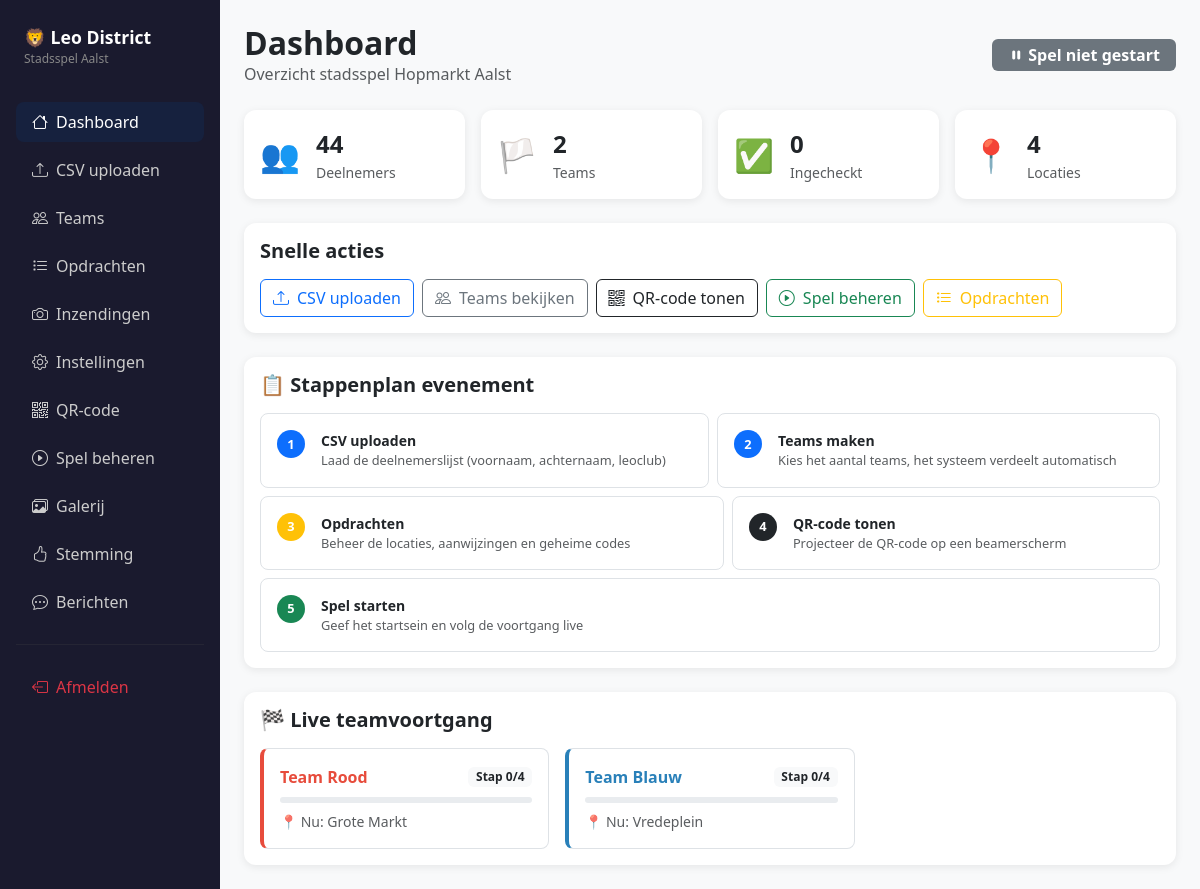
The page /admin (signed in) on the database as committed earlier.
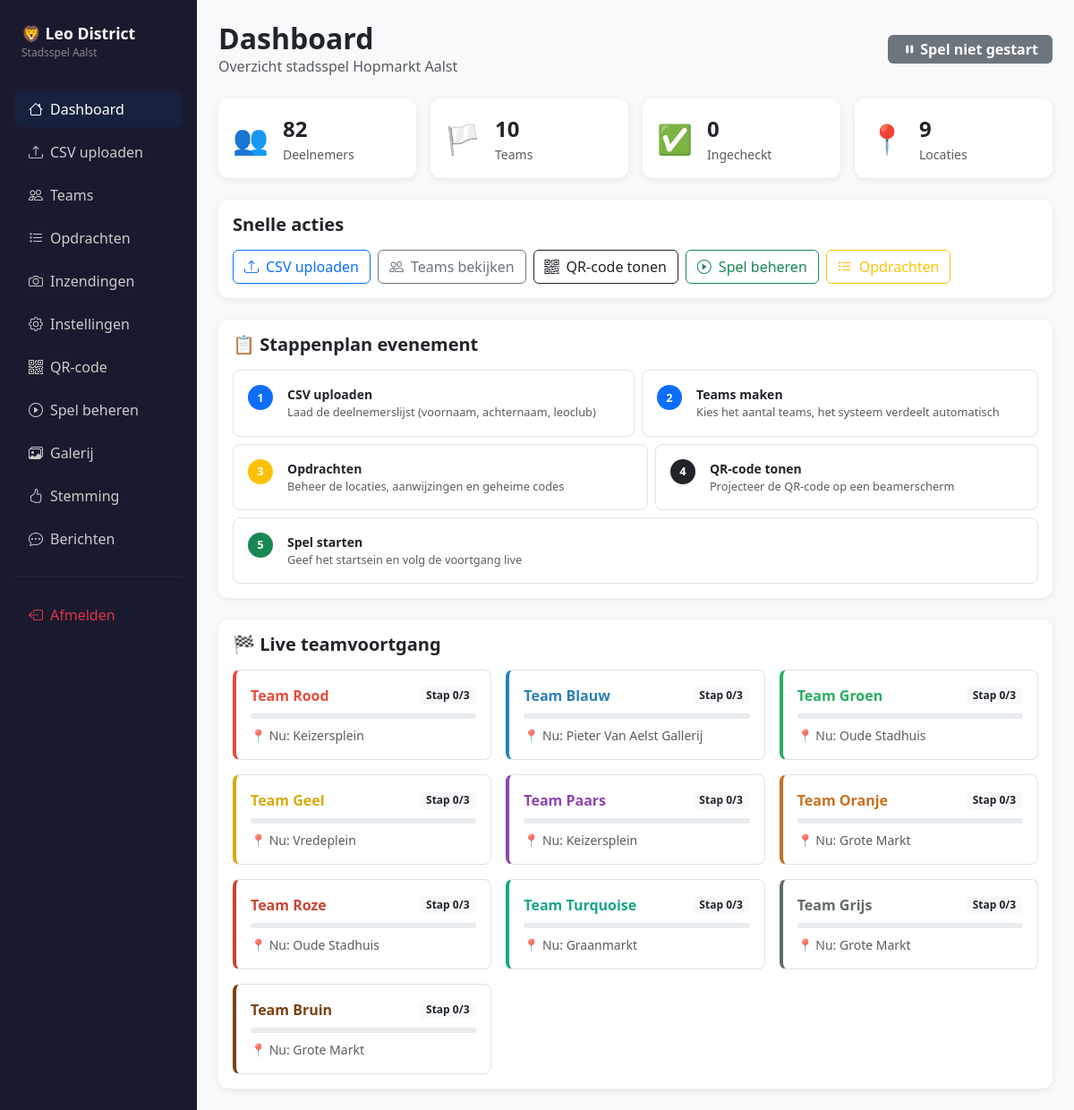
The same page on the database as committed later.
### app.py (models this page shows, shortened)
class Team(db.Model):
    id = db.Column(db.Integer, primary_key=True)
    name = db.Column(db.String(50), nullable=False)
    color = db.Column(db.String(20), nullable=False)
    bg_color = db.Column(db.String(20), nullable=False)
    label = db.Column(db.String(20), nullable=False)
    current_step = db.Column(db.Integer, default=0)
    route_json = db.Column(db.String(200), nullable=False, default="[]")
    finished = db.Column(db.Boolean, default=False)
    finished_at = db.Column(db.DateTime, nullable=True)
    members = db.relationship("Participant", backref="team", lazy=True)
    messages = db.relationship("Message", backref="team", lazy=True,
                               order_by="Message.sent_at")
    photo_submissions = db.relationship("PhotoSubmission", backref="team", lazy=True)
    @property
    def route(self):
        return json.loads(self.route_json)
    @property
    def total_steps(self):
        return len(self.route)
    @property
    def current_location(self):
        r = self.route
        if self.current_step < len(r):
            return Location.query.get(r[self.current_step])
        return None
    @property
    def progress_pct(self):
        total = self.total_steps
        if total == 0:
            return 0
        return int((self.current_step / total) * 100)

class Location(db.Model):
    id = db.Column(db.Integer, primary_key=True)
    order_index = db.Column(db.Integer, nullable=False, default=0)
    name = db.Column(db.String(100), nullable=False)
    emoji = db.Column(db.String(10), nullable=False, default="📍")
    clue = db.Column(db.Text, nullable=False, default="")
    challenge = db.Column(db.Text, nullable=False, default="")
    arrival_hint = db.Column(db.String(500), nullable=True)
    answer_type = db.Column(db.String(10), nullable=False, default="code")  # 'code' or 'photo'
    secret_code = db.Column(db.String(50), nullable=True)
    challenge_image = db.Column(db.String(200), nullable=True)  # optional image shown with the challenge
    submissions = db.relationship("PhotoSubmission", backref="location", lazy=True)

### app.py (the view)
@app.route("/admin/")
@app.route("/admin")
@admin_required
def admin_dashboard():
    locations = get_locations()
    teams = Team.query.all()
    return render_template(
        "admin/dashboard.html",
        settings=get_settings(),
        participant_count=Participant.query.count(),
        team_count=len(teams),
        checked_in=Participant.query.filter_by(checked_in=True).count(),
        teams=teams,
        locations=locations,
        locations_by_id={loc.id: loc for loc in locations},
        total_unread=Message.query.filter_by(sender_type="team", read_by_admin=False).count(),
        pending_submissions=pending_submissions_count(),
    )

### app.py (called while the page is built)
def get_settings():
    s = GameSettings.query.first()
    if not s:
        s = GameSettings()
        db.session.add(s)
        db.session.commit()
    return s

def get_locations():
    return Location.query.order_by(Location.order_index).all()

def admin_required(f):
    from functools import wraps
    @wraps(f)
    def decorated(*args, **kwargs):
        if not session.get("admin_logged_in"):
            return redirect(url_for("admin_login"))
        return f(*args, **kwargs)
    return decorated

def pending_submissions_count():
    return PhotoSubmission.query.filter_by(status="pending").count()

### templates/admin/dashboard.html (shortened to what the changed rows need)
{% extends "base_admin.html" %}
{% block content %}
<div class="d-flex align-items-center mb-4">
  <div>
    <h2 class="fw-bold mb-0">Dashboard</h2>
  </div>
</div>
<div class="row g-3 mb-4">
  <div class="col-sm-6 col-xl-3">
    <div class="card h-100 p-3">
      <div class="d-flex align-items-center gap-3">
        <div>
          <div class="fs-4 fw-bold">{{ participant_count }}</div>
          <div class="text-muted small">Deelnemers</div>
        </div>
      </div>
    </div>
  </div>
  <div class="col-sm-6 col-xl-3">
    <div class="card h-100 p-3">
      <div class="d-flex align-items-center gap-3">
        <div>
          <div class="fs-4 fw-bold">{{ team_count }}</div>
          <div class="text-muted small">Teams</div>
        </div>
      </div>
    </div>
  </div>
  <div class="col-sm-6 col-xl-3">
    <div class="card h-100 p-3">
      <div class="d-flex align-items-center gap-3">
        <div>
          <div class="fs-4 fw-bold">{{ locations|length }}</div>
          <div class="text-muted small">Locaties</div>
        </div>
      </div>
    </div>
  </div>
</div>
<div class="card mb-4">
  <div class="card-body">
    <div class="row g-2">
      {% set steps = [
        ("1", "CSV uploaden", "Laad de deelnemerslijst (voornaam, achternaam, leoclub)", "upload", "primary"),
        ("2", "Teams maken", "Kies het aantal teams, het systeem verdeelt automatisch", "groups", "primary"),
        ("3", "Opdrachten", "Beheer de locaties, aanwijzingen en geheime codes", "opdrachten", "warning"),
        ("4", "QR-code tonen", "Projecteer de QR-code op een beamerscherm", "qr", "dark"),
        ("5", "Spel starten", "Geef het startsein en volg de voortgang live", "game", "success"),
      ] %}
      {% for num, title, desc, endpoint, color in steps %}
      <div class="col-12 col-md-6 col-xl-auto flex-xl-fill">
        <div class="border rounded-3 p-3 h-100 d-flex align-items-start gap-3">
          <span class="step-badge bg-{{ color }} text-white">{{ num }}</span>
          <div>
            <div class="fw-semibold small">{{ title }}</div>
            <div class="text-muted" style="font-size:.8rem;">{{ desc }}</div>
          </div>
        </div>
      </div>
      {% endfor %}
    </div>
  </div>
</div>
{% if teams %}
<div class="card">
  <div class="card-body">
    <div class="row g-3" id="team-progress-preview">
      {% for team in teams %}
      <div class="col-sm-6 col-xl-4">
        <div class="border rounded-3 p-3" style="border-left: 4px solid {{ team.color }} !important;">
          <div class="d-flex align-items-center mb-2">
            <span class="fw-bold" style="color:{{ team.color }}">{{ team.name }}</span>
            {% if team.finished %}
            <span class="badge bg-success ms-auto">Klaar! 🎉</span>
            {% else %}
            <span class="badge bg-light text-dark ms-auto">Stap {{ team.current_step }}/{{ team.total_steps }}</span>
            {% endif %}
          </div>
          <div class="progress mb-2" style="height:6px;">
          </div>
          <div class="text-muted small">
            {% if team.current_location %}
              📍 Nu: {{ team.current_location.name }}
            {% else %}
              🎉 Alle locaties bezocht!
            {% endif %}
          </div>
        </div>
      </div>
      {% endfor %}
    </div>
  </div>
</div>
{% endif %}
{% endblock %}

Rows that differ between the two databases and show on the page:
changed Team "Team Rood": total_steps "4" → "3"; current_location.name "Grote Markt" → "Keizersplein"
changed Team "Team Blauw": total_steps "4" → "3"; current_location.name "Vredeplein" → "Pieter Van Aelst Gallerij"
added Team: name "Team Groen", current_step "0", total_steps "3", current_location.name "Oude Stadhuis"
added Team: name "Team Geel", current_step "0", total_steps "3", current_location.name "Vredeplein"
added Team: name "Team Paars", current_step "0", total_steps "3", current_location.name "Keizersplein"
added Team: name "Team Oranje", current_step "0", total_steps "3", current_location.name "Grote Markt"
added Team: name "Team Roze", current_step "0", total_steps "3", current_location.name "Oude Stadhuis"
added Team: name "Team Turquoise", current_step "0", total_steps "3", current_location.name "Graanmarkt"
added Team: name "Team Grijs", current_step "0", total_steps "3", current_location.name "Grote Markt"
added Team: name "Team Bruin", current_step "0", total_steps "3", current_location.name "Grote Markt"
Other text that changed with them:
{{ participant_count }}: "44" → "82"
{{ team_count }}: "2" → "10"
{{ locations|length }}: "4" → "9"
